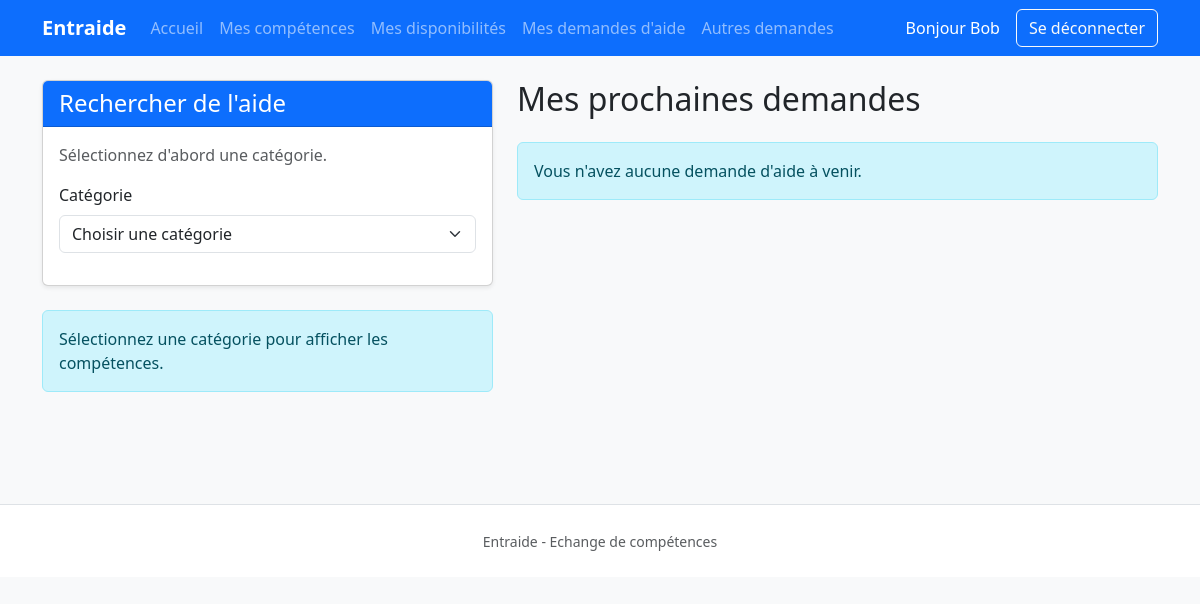
The app's page /my-help-requests/ (signed in), older data.
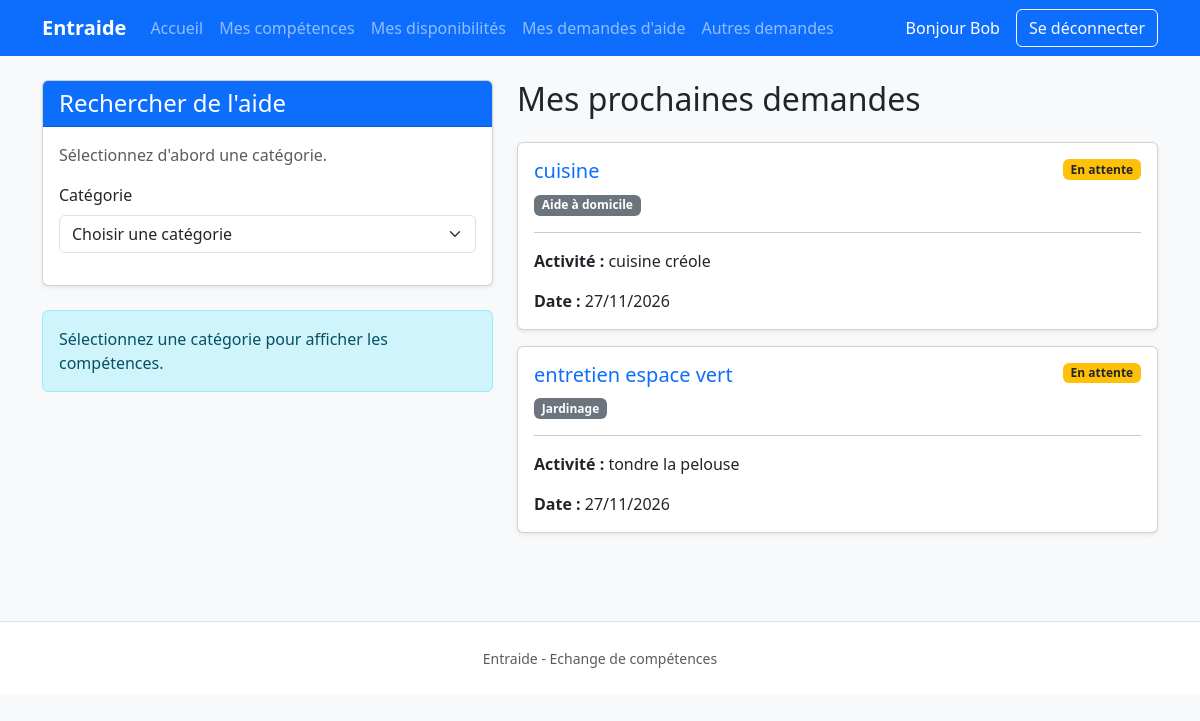
The same page, newer data.
### exchange/models.py (models this page shows, shortened)
class HelpRequest(models.Model):
    requester = models.ForeignKey(
        settings.AUTH_USER_MODEL,
        on_delete=models.CASCADE,
        related_name="help_requests_created",
        verbose_name="demandeur",
    )
    skill = models.ForeignKey(
        Skill,
        on_delete=models.PROTECT,
        related_name="help_requests",
        verbose_name="compétence recherchée",
    )
    activity = models.TextField(
        verbose_name="activité à réaliser",
        help_text="Décrivez librement l’activité pour laquelle vous avez besoin d’aide.",
    )
    date = models.DateField(
        verbose_name="journée souhaitée",
    )
    helper = models.ForeignKey(
        settings.AUTH_USER_MODEL,
        on_delete=models.SET_NULL,
        related_name="help_requests_accepted",
        null=True,
        blank=True,
        verbose_name="aidant",
    )
    availability = models.OneToOneField(
        Availability,
        on_delete=models.SET_NULL,
        related_name="help_request",
        null=True,
        blank=True,
        verbose_name="disponibilité utilisée",
    )
    created_at = models.DateTimeField(
        auto_now_add=True,
        verbose_name="date de création",
    )
    updated_at = models.DateTimeField(
        auto_now=True,
        verbose_name="dernière modification",
    )
    class Meta:
        verbose_name = "demande d’aide"
        verbose_name_plural = "demandes d’aide"
        ordering = ["date", "skill__name"]

class Skill(models.Model):
    name = models.CharField(
        max_length=150,
        unique=True,
        verbose_name="nom",
    )
    category = models.ForeignKey(
        Category,
        on_delete=models.PROTECT,
        related_name="skills",
        verbose_name="catégorie",
    )
    description = models.TextField(
        blank=True,
        verbose_name="description",
    )
    class Meta:
        verbose_name = "compétence"
        verbose_name_plural = "compétences"
        ordering = ["category__name", "name"]

class Category(models.Model):
    name = models.CharField(
        max_length=100,
        unique=True,
        verbose_name="nom",
    )
    class Meta:
        verbose_name = "catégorie"
        verbose_name_plural = "catégories"
        ordering = ["name"]

### exchange/views.py (the view)
# urls.py: path("my-help-requests/",views.my_help_requests,name="my_help_requests",),
@login_required
def my_help_requests(request):
	categories = (
		Category.objects
		.all()
		.order_by("name")
	)
	if request.method == "POST":
		category_id = request.POST.get("category")
	else:
		category_id = request.GET.get("category")
	selected_category = None
	if category_id:
		selected_category = (
			Category.objects
			.filter(id=category_id)
			.first()
		)
	if request.method == "POST":
		form = HelpRequestForm(
			request.POST,
			user=request.user,
			category=selected_category,
		)
		if form.is_valid():
			help_request = form.save(
				commit=False
			)
			help_request.requester = request.user
			help_request.save()
			redirect_url = reverse(
				"exchange:my_help_requests"
			)
			return redirect(
				f"{redirect_url}"
				f"?category={selected_category.id}"
			)
	elif selected_category:
		form = HelpRequestForm(
			user=request.user,
			category=selected_category,
		)
	else:
		form = None
	help_requests = (
		HelpRequest.objects
		.filter(
			requester=request.user,
			date__gte=timezone.localdate(),
		)
		.select_related(
			"skill",
			"skill__category",
			"helper",
		)
		.order_by(
			"date",
			"skill__name",
		)
	)
	context = {
		"categories": categories,
		"selected_category": selected_category,
		"form": form,
		"help_requests": help_requests,
	}
	return render(
		request,
		"exchange/my_help_requests.html",
		context,
	)

### exchange/templates/exchange/my_help_requests.html (shortened to what this page needs)
{% extends "exchange/base.html" %}
{% block content %}
<div class="row">
    <div class="col-lg-5 mb-4">
        <div class="card shadow-sm mb-4">
            <div class="card-header bg-primary text-white">
                <h2 class="h4 mb-0">
                    Rechercher de l'aide
                </h2>
            </div>
            <div class="card-body">
                <p class="text-muted">
                    Sélectionnez d'abord une catégorie.
                </p>
                <form
                        method="get"
                        id="category-form"
                >
                    <div class="mb-3">
                        <label
                                for="help-category"
                                class="form-label"
                        >
                            Catégorie
                        </label>
                        <select
                                id="help-category"
                                name="category"
                                class="form-select"
                                required
                                onchange="this.form.submit();"
                        >
                            <option value="">
                                Choisir une catégorie
                            </option>
                        </select>
                    </div>
                </form>
            </div>
        </div>
        {% if selected_category and form %}
        <div class="card shadow-sm">
            <div class="card-header bg-primary text-white">
                <h3 class="h5 mb-0">
                    {{ selected_category.name }}
                </h3>
            </div>
            <div class="card-body">
                <form method="post">
                    {% csrf_token %}
                    <input
                            type="hidden"
                            name="category"
                            value="{{ selected_category.id }}"
                    >
                    {% if form.non_field_errors %}
                    <div class="alert alert-danger">
                        {% for error in form.non_field_errors %}
                        {{ error }}
                        {% endfor %}
                    </div>
                    {% endif %}
                    <div class="mb-3">
                        {{ form.skill.label_tag }}
                        <div class="mt-1">
                            {{ form.skill }}
                        </div>
                        {% for error in form.skill.errors %}
                        <div class="text-danger mt-1">
                            {{ error }}
                        </div>
                        {% endfor %}
                    </div>
                    <div class="mb-3">
                        {{ form.date.label_tag }}
                        <div class="mt-1">
                            {{ form.date }}
                        </div>
                        {% for error in form.date.errors %}
                        <div class="text-danger mt-1">
                            {{ error }}
                        </div>
                        {% endfor %}
                    </div>
                    <div class="mb-4">
                        {{ form.activity.label_tag }}
                        <div class="mt-1">
                            {{ form.activity }}
                        </div>
                        {% for error in form.activity.errors %}
                        <div class="text-danger mt-1">
                            {{ error }}
                        </div>
                        {% endfor %}
                    </div>
                    <div class="d-grid">
                        <button
                                type="submit"
                                class="btn btn-primary text-white"
                        >
                            Publier ma demande
                        </button>
                    </div>
                </form>
            </div>
        </div>
        {% else %}
        <div class="alert alert-info">
            Sélectionnez une catégorie
            pour afficher les compétences.
        </div>
        {% endif %}
    </div>
    <div class="col-lg-7">
        <h2 class="mb-4">
            Mes prochaines demandes
        </h2>
        {% for help_request in help_requests %}
        <div class="card mb-3 shadow-sm">
            <div class="card-body">
                <div
                        class="d-flex
                               justify-content-between
                               align-items-start"
                >
                    <div>
                        <h3 class="h5 text-primary">
                            {{ help_request.skill.name }}
                        </h3>
                        <span class="badge bg-secondary">
                                {{ help_request.skill.category.name }}
                            </span>
                    </div>
                    {% if help_request.helper %}
                    <span class="badge bg-success">
                                Aidant trouvé
                            </span>
                    {% else %}
                    <span class="badge bg-warning text-dark">
                                En attente
                            </span>
                    {% endif %}
                </div>
                <hr>
                <p>
                    <strong>Activité :</strong>
                    {{ help_request.activity }}
                </p>
                <p class="mb-0">
                    <strong>Date :</strong>
                    {{ help_request.date|date:"d/m/Y" }}
                </p>
            </div>
        </div>
        {% empty %}
        <div class="alert alert-info">
            Vous n'avez aucune demande d'aide à venir.
        </div>
        {% endfor %}
    </div>
</div>
{% endblock %}

### exchange/templates/exchange/base.html (shortened to what this page needs)
<!DOCTYPE html>
<html lang="fr">
<head>
    <link
            href="https://cdn.jsdelivr.net/npm/bootstrap@5.3.3/dist/css/bootstrap.min.css"
            rel="stylesheet"
    >
</head>
<body class="bg-light">
<nav class="navbar navbar-expand-lg navbar-dark bg-primary">
    <div class="container">
        <a
                class="navbar-brand fw-bold"
                href="{% url 'exchange:index' %}"
        >
            Entraide
        </a>
        <div
                class="collapse navbar-collapse"
                id="mainNavbar"
        >
            <ul class="navbar-nav me-auto mb-2 mb-lg-0">
                <li class="nav-item">
                    <a class="nav-link" href="{% url 'exchange:index' %}">
                        Accueil
                    </a>
                </li>
                {% if user.is_authenticated %}
                <li class="nav-item">
                    <a class="nav-link"
                       href="{% url 'exchange:my_skills' %}">
                        Mes compétences
                    </a>
                </li>
                <li class="nav-item">
                    <a class="nav-link" href="{% url 'exchange:my_availabilities' %}">
                        Mes disponibilités
                    </a>
                </li>
                <li class="nav-item">
                    <a class="nav-link" href="{% url 'exchange:my_help_requests' %}">
                        Mes demandes d'aide
                    </a>
                </li>
                <li class="nav-item">
                    <a class="nav-link" href="{% url 'exchange:other_help_requests' %}">
                        Autres demandes
                    </a>
                </li>
                {% endif %}
            </ul>
            {% if user.is_authenticated %}
            <span class="navbar-text text-white me-3">
                        Bonjour
                        {% if user.first_name %}
                            {{ user.first_name }}
                        {% else %}
                            {{ user.username }}
                        {% endif %}
                    </span>
            <form
                    method="post"
                    action="{% url 'exchange:logout' %}"
                    class="d-inline"
            >
                <button
                        type="submit"
                        class="btn btn-outline-light"
                >
                    Se déconnecter
                </button>
            </form>
            {% endif %}
        </div>
    </div>
</nav>
<main class="container py-4">
    {% block content %}
    {% endblock %}
</main>
<footer class="border-top bg-white mt-5">
    <div class="container py-4 text-center text-muted">
        <small>
            Entraide - Echange de compétences
        </small>
    </div>
</footer>
</body>
</html>

Row changes from the older to the newer data that the page shows:
added HelpRequest: skill.name "cuisine", skill.category.name "Aide à domicile", shows "En attente", activity "cuisine créole", date "27/11/2026"
added HelpRequest: skill.name "entretien espace vert", skill.category.name "Jardinage", shows "En attente", activity "tondre la pelouse", date "27/11/2026"
Text that changed along with them:
text no longer shown: "Vous n'avez aucune demande d'aide à venir."
